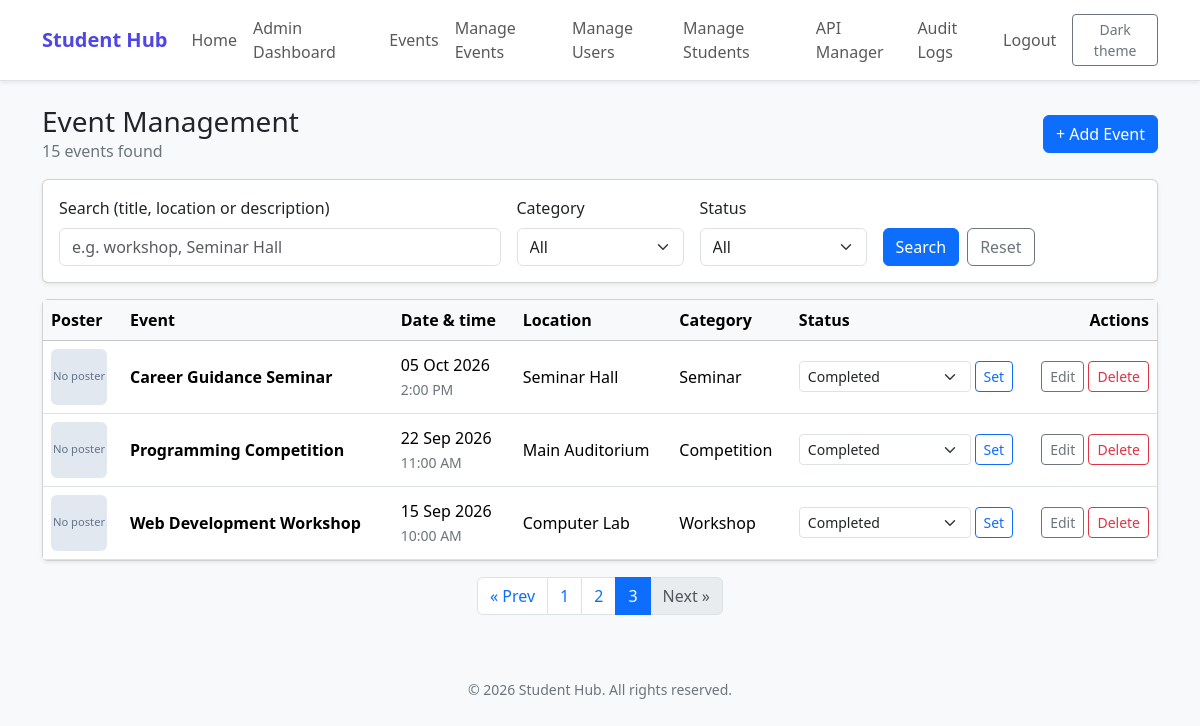
The app's page /events/index.php?page=3 (signed in) with its own data.
### tables this page shows
CREATE TABLE IF NOT EXISTS events (
    id          INT UNSIGNED NOT NULL AUTO_INCREMENT,
    title       VARCHAR(150) NOT NULL,
    description TEXT         NOT NULL,
    event_date  DATE         NOT NULL,
    event_time  TIME         NOT NULL,
    location    VARCHAR(150) NOT NULL,
    category    ENUM('Workshop','Competition','Seminar','Exhibition') NOT NULL,
    status      ENUM('Upcoming','Ongoing','Completed','Cancelled') NOT NULL DEFAULT 'Upcoming',
    poster      VARCHAR(255) DEFAULT NULL,           
    created_at  TIMESTAMP NOT NULL DEFAULT CURRENT_TIMESTAMP,
    updated_at  TIMESTAMP NOT NULL DEFAULT CURRENT_TIMESTAMP ON UPDATE CURRENT_TIMESTAMP,
    PRIMARY KEY (id),
    UNIQUE KEY uq_event_title_date (title, event_date),
    KEY idx_event_date (event_date),
    KEY idx_event_status (status)
);

### students/_bootstrap.php (called while the page is built, shortened)
<?php
function e($value): string
{
    return htmlspecialchars((string) $value, ENT_QUOTES, 'UTF-8');
}

### events/index.php (the view, shortened to what this page needs)
<?php
require_once __DIR__ . '/_bootstrap.php';
$q        = trim((string) ($_GET['q'] ?? ''));
$category = (string) ($_GET['category'] ?? '');
$status   = (string) ($_GET['status'] ?? '');
$page     = max(1, (int) ($_GET['page'] ?? 1));
if (!in_array($category, EVENT_CATEGORIES, true)) { $category = ''; }
if (!in_array($status, EVENT_STATUSES, true))     { $status = ''; }
$where = []; $types = ''; $params = [];
$whereSql = $where ? 'WHERE ' . implode(' AND ', $where) : '';
$events = []; $total = 0; $pages = 1; $dbError = null;
try {
    $stmt = $conn->prepare("SELECT COUNT(*) AS total FROM events $whereSql");
    $stmt->execute();
    $total = (int) $stmt->get_result()->fetch_assoc()['total'];
    $pages = max(1, (int) ceil($total / EVENTS_PER_PAGE));
    $limit  = EVENTS_PER_PAGE;
    $offset = ($page - 1) * EVENTS_PER_PAGE;
    $stmt = $conn->prepare(
        "SELECT id, title, event_date, event_time, location, category, status, poster
         FROM events $whereSql
         ORDER BY event_date DESC, event_time DESC
         LIMIT ? OFFSET ?"
    );
    $bind = [...$params, $limit, $offset];
    $stmt->bind_param($types . 'ii', ...$bind);
    $stmt->execute();
    $events = $stmt->get_result()->fetch_all(MYSQLI_ASSOC);
} catch (mysqli_sql_exception $ex) {
    error_log('Event list failed: ' . $ex->getMessage());
    $dbError = 'Could not load events. Please try again.'
        . ($mysqliDebug ? ' (' . $ex->getMessage() . ')' : '');
}
function page_url(int $p): string
{
    global $q, $category, $status;
    return 'index.php?' . http_build_query(array_filter(
        ['q' => $q, 'category' => $category, 'status' => $status, 'page' => $p],
        fn($v) => $v !== '' && $v !== null
    ));
}
?>
<div class="d-flex flex-wrap justify-content-between align-items-center gap-2 mb-3">
    <div>
        <h2 class="h3 mb-0">Event Management</h2>
        <div class="text-secondary"><?= $total ?> event<?= $total === 1 ? '' : 's' ?> found</div>
    </div>
    <a class="btn btn-primary" href="form.php">+ Add Event</a>
</div>
<form class="card card-body shadow-sm mb-3" method="get" action="index.php">
    <div class="row g-3 align-items-end">
        <div class="col-lg-5">
            <label class="form-label" for="q">Search (title, location or description)</label>
            <input class="form-control" type="search" id="q" name="q" value="<?= e($q) ?>" placeholder="e.g. workshop, Seminar Hall">
        </div>
        <div class="col-6 col-lg-2">
            <label class="form-label" for="category">Category</label>
            <select class="form-select" id="category" name="category">
                <option value="">All</option>
            </select>
        </div>
        <div class="col-6 col-lg-2">
            <label class="form-label" for="status">Status</label>
            <select class="form-select" id="status" name="status">
                <option value="">All</option>
            </select>
        </div>
        <div class="col-lg-3 d-flex gap-2">
            <button class="btn btn-primary" type="submit">Search</button>
            <a class="btn btn-outline-secondary" href="index.php">Reset</a>
        </div>
    </div>
</form>
<div class="card shadow-sm">
  <div class="table-responsive">
    <table class="table table-hover align-middle mb-0">
        <thead class="table-light">
            <tr>
                <th>Poster</th><th>Event</th><th>Date &amp; time</th><th>Location</th>
                <th>Category</th><th style="min-width:210px">Status</th><th class="text-end">Actions</th>
            </tr>
        </thead>
        <tbody>
        <?php foreach ($events as $ev): ?>
            <tr>
                <td>
                    <?php if ($ev['poster']): ?>
                        <img class="poster-thumb" src="<?= e(POSTER_URL . $ev['poster']) ?>" alt="Poster for <?= e($ev['title']) ?>">
                    <?php else: ?>
                        <div class="poster-none">No poster</div>
                    <?php endif; ?>
                </td>
                <td class="fw-semibold"><?= e($ev['title']) ?></td>
                <td><?= e(date('d M Y', strtotime($ev['event_date']))) ?><br>
                    <small class="text-secondary"><?= e(date('g:i A', strtotime($ev['event_time']))) ?></small></td>
                <td><?= e($ev['location']) ?></td>
                <td><?= e($ev['category']) ?></td>
                <td>
                    <form class="d-flex gap-1 align-items-center" method="post" action="status.php">
                        <select class="form-select form-select-sm" name="status" aria-label="Status">
                            <?php foreach (EVENT_STATUSES as $s): ?>
                                <option value="<?= e($s) ?>" <?= $ev['status'] === $s ? 'selected' : '' ?>><?= e($s) ?></option>
                            <?php endforeach; ?>
                        </select>
                        <button class="btn btn-sm btn-outline-primary" type="submit">Set</button>
                    </form>
                </td>
                <td class="text-end text-nowrap">
                    <a class="btn btn-sm btn-outline-secondary" href="form.php?id=<?= (int) $ev['id'] ?>">Edit</a>
                    <a class="btn btn-sm btn-outline-danger" href="delete.php?id=<?= (int) $ev['id'] ?>">Delete</a>
                </td>
            </tr>
        <?php endforeach; ?>
        </tbody>
    </table>
  </div>
</div>
<?php if ($pages > 1): ?>
<nav class="mt-3" aria-label="Event pages">
  <ul class="pagination justify-content-center flex-wrap">
    <li class="page-item <?= $page <= 1 ? 'disabled' : '' ?>"><a class="page-link" href="<?= e(page_url(max(1, $page - 1))) ?>">&laquo; Prev</a></li>
    <?php for ($i = 1; $i <= $pages; $i++): ?>
        <li class="page-item <?= $i === $page ? 'active' : '' ?>"><a class="page-link" href="<?= e(page_url($i)) ?>"><?= $i ?></a></li>
    <?php endfor; ?>
    <li class="page-item <?= $page >= $pages ? 'disabled' : '' ?>"><a class="page-link" href="<?= e(page_url(min($pages, $page + 1))) ?>">Next &raquo;</a></li>
  </ul>
</nav>
<?php endif; ?>

### events/_bootstrap.php (style rules this page uses)
body { transition: background-color .15s ease, color .15s ease; }
.poster-none { width: 56px; height: 56px; border-radius: 6px; background: #e2e8f0; color: #64748b; display: flex; align-items: center; justify-content: center; font-size: .7rem; }

### records on screen
events: shows "No poster", title "Career Guidance Seminar", event_date "05 Oct 2026", event_time "2:00 PM", location "Seminar Hall", category "Seminar"
events: shows "No poster", title "Programming Competition", event_date "22 Sep 2026", event_time "11:00 AM", location "Main Auditorium", category "Competition"
events: shows "No poster", title "Web Development Workshop", event_date "15 Sep 2026", event_time "10:00 AM", location "Computer Lab", category "Workshop"

### other values on screen
$text "Home"
$text "Admin Dashboard"
$text "Events"
$text "Manage Events"
$text "Manage Users"
$text "Manage Students"
$text "API Manager"
$text "Audit Logs"
$text "Logout"
$total "15"
form field status "Completed"
